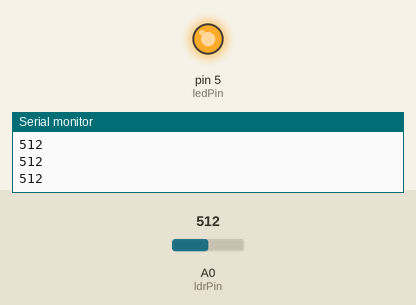
A sketch run on a simulated Arduino Uno, built with avr-gcc and run on an emulated ATmega328P. Parts: output pins drawn as LEDs (lit = HIGH), the last lines printed to the serial monitor. Dashed ring = blinking. Inputs (shaded band) come from the test bench; at power-on: A0 (ldrPin) = 512.

Above: at 1.2 s.
1.3 s: A0 (ldrPin) set to 491
At 4.2 s:
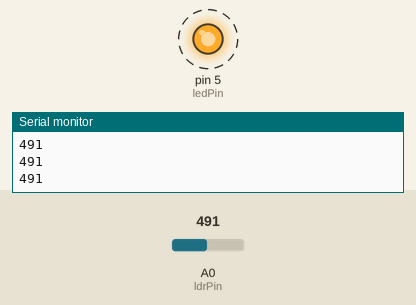
4.3 s: A0 (ldrPin) set to 510
At 5.4 s:
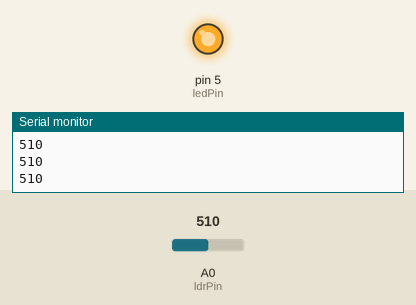
5.8 s: A0 (ldrPin) set to 490
At 8.7 s:
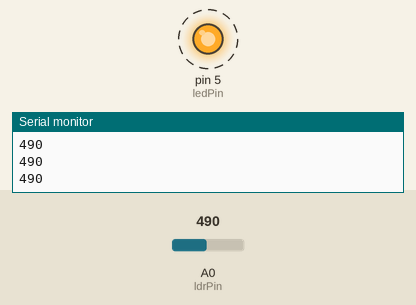
8.8 s: A0 (ldrPin) set to 511
At 9.7 s:
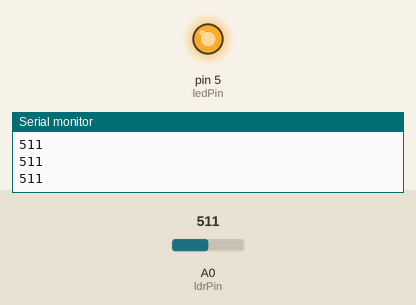
Timing chart, 0 to 11.3 s (numbered marks = the images above; inputs shaded):
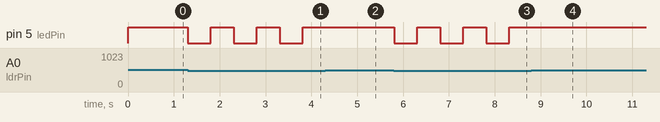

Measured:
- the behaviour switches between 501 and 500 on A0 (ldrPin) (found by bisection; images 0 and 1)
- after the input at 1.3 s, pin 5 (ledPin): alternates HIGH for 0.50 s and LOW for 0.50 s, starting at once
- after the input at 4.3 s, pin 5 (ledPin): stays HIGH (without the input it goes to LOW after 0.02 s)
- after the input at 5.8 s, pin 5 (ledPin): alternates HIGH for 0.50 s and LOW for 0.50 s, starting at once
- after the input at 8.8 s, pin 5 (ledPin): stops changing and stays HIGH

The sketch:

Week_5_stateMachine-LDR.ino
```cpp
int ledPin = 5;
long currentTime = 0;
long previousTime = 0;
int delayVal = 500;
int ldrPin = A0;
int ldrVal =0;
int state =0;

void setup() {
  pinMode(ledPin, OUTPUT);
  pinMode(ldrPin,INPUT);
  Serial.begin(9600);
}


void loop() {
  currentTime = millis();
  ldrVal = analogRead(ldrPin);
  Serial.println(ldrVal);

 //STATE SWITCHING INPUT
  if (ldrVal <= 500) {
    state = 0;
  } else if (ldrVal>500) {
    state = 1;
  }

//STATES OUTPUTS
  if (state == 0) {
    animation1();
  } else if (state == 1) {
    animation2();
  }
}

void animation1(){
  if (currentTime - previousTime >= delayVal) {
    digitalWrite(ledPin, HIGH);
  }
  if (currentTime - previousTime >= delayVal * 2) {
    digitalWrite(ledPin, LOW);
    previousTime = currentTime;
  }
}

void animation2(){
  digitalWrite(ledPin, HIGH);
}
```
